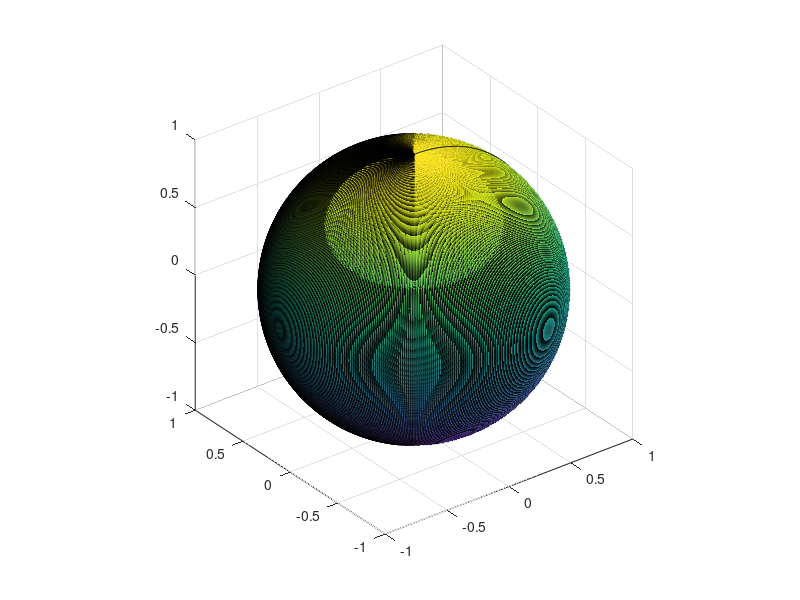

Reproduce this figure in MATLAB. (Note: this script raises an error after producing the figure.)
% Simple lighting and shading examples, Georg Feil, Sheridan College, 2018.
% Written for INFO48874.
clear;
clc;
msg = " (press any key to continue)\n\n";

% Draw a sphere, automatically generates polygon mesh and draws using 'surf'
sphere(500);

axis equal;          % Set equal axis scaling for consistent aspect ratio

fprintf("Lighting/shading not enabled" + msg);
pause

l = light;           % Add a light
set(l, 'Color', [.8 .8 .2], 'Position', [1 1 9]);  % Set light color (yellowish) and position

fprintf("One light source created, lighting/shading at default settings (flat shading with grid lines)" + msg);
pause

lighting gouraud;    % Change from flat to Gouraud shading, 'gouraud' preferred for curved surfaces

fprintf("Changed to Gouraud shading" + msg);
pause

shading flat;       % Controls colour blending (faceted, flat or interp)

fprintf("Removed grid lines using 'shading flat' -- shading is still Gouraud!" + msg);
pause

shading interp;

fprintf("Now interpolating colours across faces with 'shading interp'" + msg);
pause

material metal;   % Set material properties

fprintf("Made material very shiny (increased alpha value)" + msg);
pause

set(l, 'Position', [1 -5 0.5]);
material default;

fprintf("Moved the light, made material less shiny" + msg);
pause

set(l, 'Color', [0.9 .3 .3]);

fprintf("Changed light colour to reddish" + msg);


